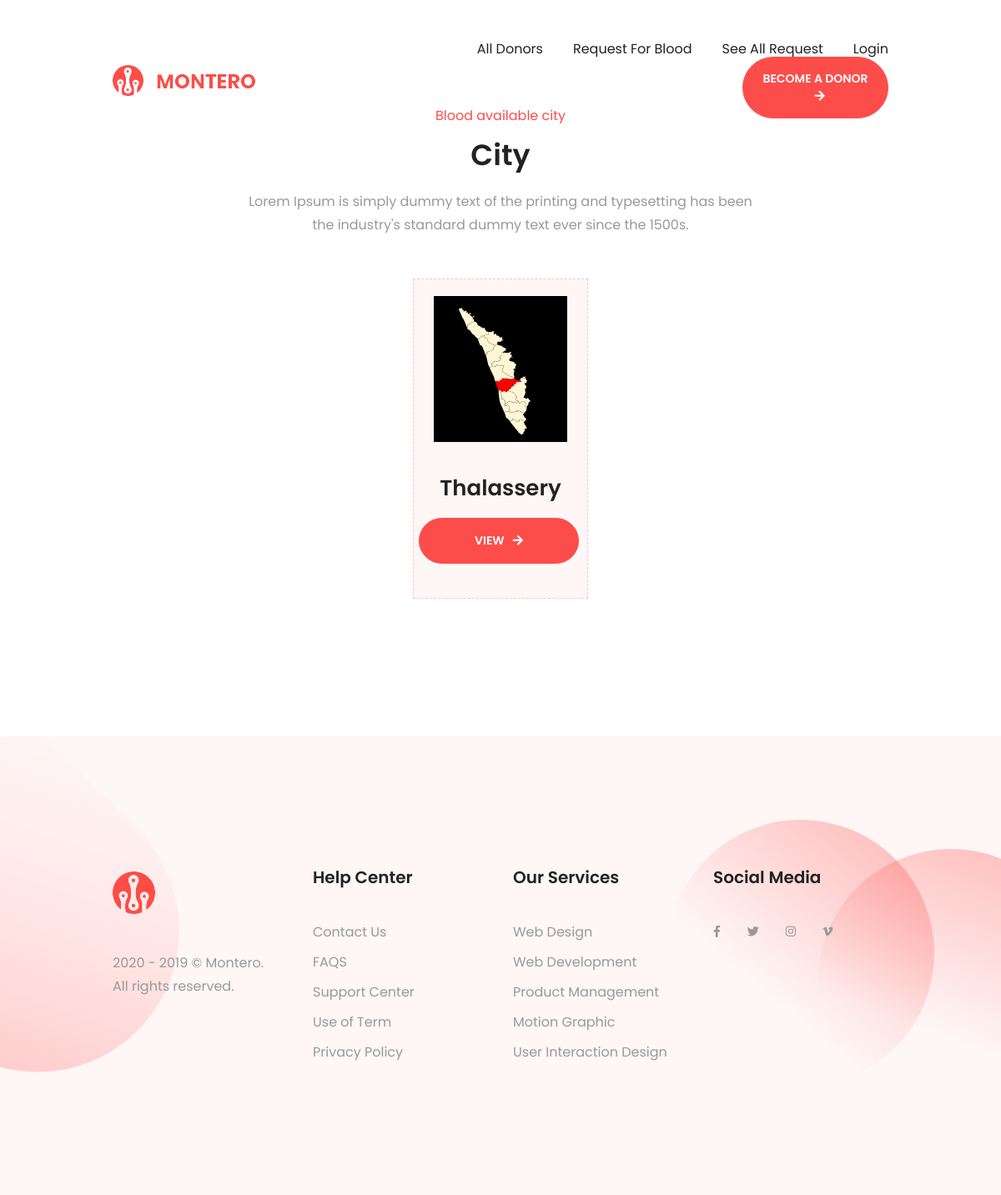
The page /vanue_list/1/ on the database its author committed.
### home/models.py (models this page shows, shortened)
class City(models.Model):
    name = models.CharField(max_length=10)
    district = models.ForeignKey(District, on_delete=models.CASCADE)
    vnuimage = models.ImageField(upload_to="")

### home/views.py (the view)
# urls.py: path("vanue_list/<int:myid>/", views.vanue_list, name="vanue_list"),
def vanue_list(request, myid):
    district = District.objects.filter(id=myid).first()
    vanue = City.objects.filter(district=district)
    return render(request, "vanue.html", {'vanue':vanue})

### templates/vanue.html
{% extends 'base.html' %}
{% load static %}
{%block content%}
<br>
<br>
<br>
<section class="priceBlock text-center pt-9 pb-12 pb-sm-15 pb-md-20 pb-lg-25 pb-xl-32">
    <div class="container">
        <div class="row">
            <div class="col-12 col-md-10 offset-md-1 col-lg-8 offset-lg-2 col-xl-6 offset-xl-3">
                <header class="header mb-8 mb-md-10 mb-xl-13">
                    <h4 class="px-lg-20 px-xl-10">
                        <strong class="h6 mb-2 mb-sm-3 d-block text-primary font-weight-normal">Blood available city</strong>
                        <strong class="h3 d-block mb-4 mb-xl-5">City</strong>
                    </h4>
                    <p>Lorem Ipsum is simply dummy text of the printing and typesetting has been the industry's standard dummy text ever since the 1500s.</p>
                </header>
            </div>
        </div>
        <div class="row justify-content-center">
            {% for i in vanue %}
            <div class="col-12 col-sm-3 col-lg-3">
                <article class="priceColumeBLock px-3 py-4 p-md-4 pb-md-6 mb-8" data-colorBdr="primary">
                    <span class="d-block imgHolder mx-auto mb-sm-5 mb-md-8 mb-xl-12">
                    <a href="/area_list/{{i.id}}/"><img src="{{i.vnuimage.url}}" class="img-fluid" alt="Brand Logo"></a>
                    </span>
                    <h5 class="h4 text-capitalize mb-4">{{i.name}}</h5>
                    <a href="/donors_dedend/{{i.id}}/" class="btn btn-primary rounded-pill text-uppercase fwSemibold">View<span class="fas fa-arrow-right ml-2"></span></a>
                </article>
            </div>
            {% endfor %}
        </div>
    </div>
</section>
{%endblock%}

### static/style.css (style rules this page uses)
body { -ms-overflow-style: scrollbar; min-width: 320px; }
@media (min-width: 576px) { body { font-size: 16px; } }
@media (min-width: 768px) { body { line-height: 28px; } }
@media (min-width: 576px) { h3, .h3 { font-size: 28px; } }
@media (min-width: 992px) { h3, .h3 { font-size: 35px; } }
@media (min-width: 576px) { h4, .h4 { font-size: 26px; } }
@media (min-width: 768px) { h4, .h4 { font-size: 30px; } }
.fwSemibold { font-weight: 600; }
.header .h3 { line-height: 35px; }
@media (min-width: 576px) { .header .h3 { line-height: 38px; } }
@media (min-width: 992px) { .header .h3 { line-height: 45px; } }
.priceColumeBLock { border: 1px dashed rgba(252, 77, 74, 0.3); background-color: rgba(252, 77, 74, 0.05); }
.priceColumeBLock .imgHolder { max-width: 212px; max-height: 216px; }
@media (min-width: 576px) { .priceColumeBLock .imgHolder { max-width: 178px; max-height: 182px; } }
@media (min-width: 992px) { .priceColumeBLock .imgHolder { max-width: 198px; max-height: 202px; } }
.priceColumeBLock .btn { min-width: 100px; padding-top: 16px; padding-bottom: 16px; margin-bottom: 11px; color: #fff; margin-left: -14px; }
@media (min-width: 768px) { .priceColumeBLock .btn { min-width: 192px; } }
@media (min-width: 992px) and (max-width: 1229.98px) { .priceColumeBLock .h4 { font-size: 26px; } }

### rows shown on the page
City: vnuimage (picture), name "Thalassery"
